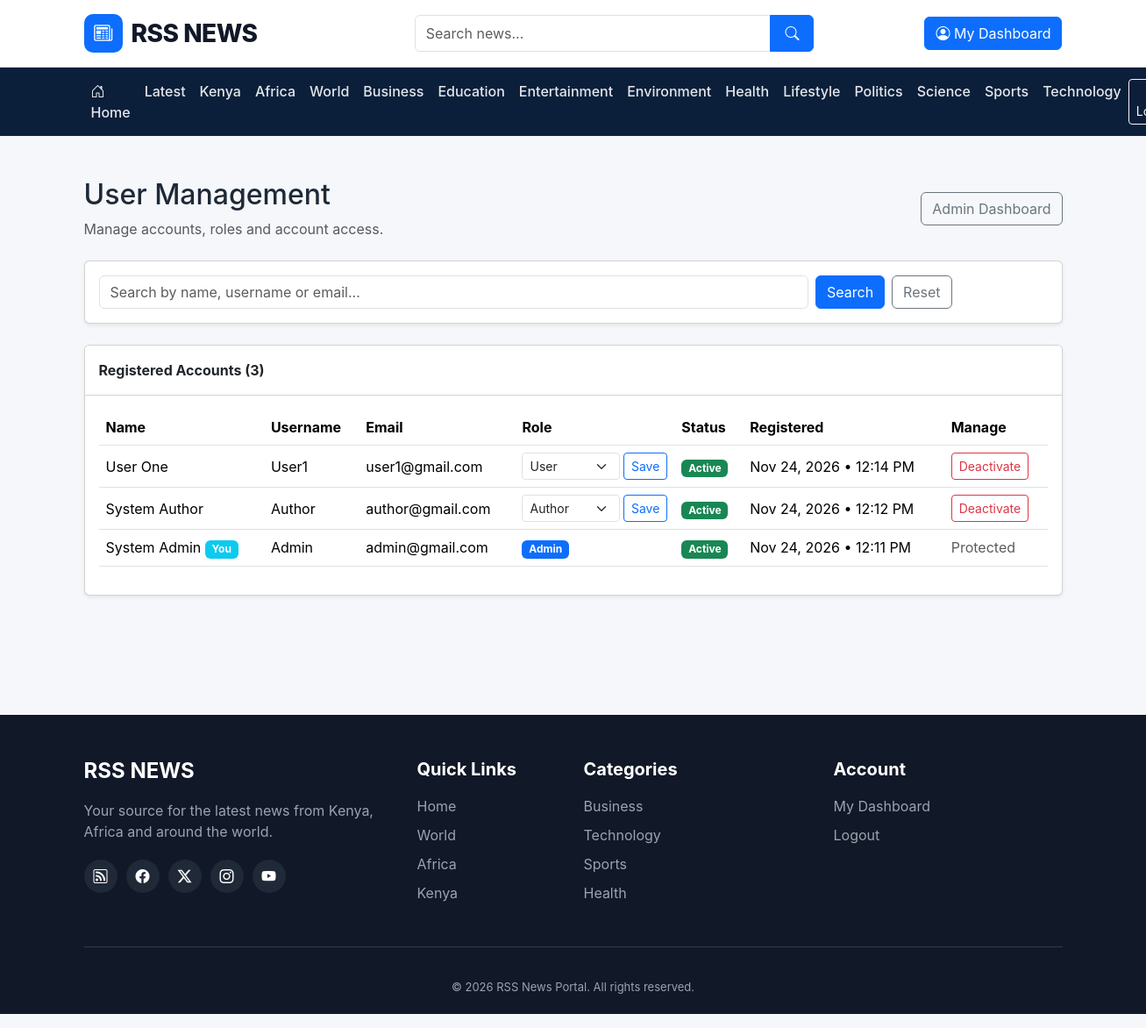
The page /admin/users.php (signed in) on the database its author committed.
### tables this page shows
CREATE TABLE `categories` (
  `id` int(10) UNSIGNED NOT NULL,
  `name` varchar(100) NOT NULL,
  `slug` varchar(150) NOT NULL,
  `description` varchar(255) DEFAULT NULL,
  `category_type` enum('topic','legacy_geo') NOT NULL DEFAULT 'topic',
  `status` enum('active','inactive') NOT NULL DEFAULT 'active',
  `created_at` timestamp NOT NULL DEFAULT current_timestamp(),
  `updated_at` timestamp NOT NULL DEFAULT current_timestamp() ON UPDATE current_timestamp()
);

CREATE TABLE `users` (
  `id` int(10) UNSIGNED NOT NULL,
  `first_name` varchar(100) NOT NULL,
  `last_name` varchar(100) NOT NULL,
  `username` varchar(30) NOT NULL,
  `email` varchar(190) NOT NULL,
  `password` varchar(255) NOT NULL,
  `role` enum('admin','author','user') NOT NULL DEFAULT 'user',
  `status` enum('active','inactive') NOT NULL DEFAULT 'active',
  `created_at` timestamp NOT NULL DEFAULT current_timestamp(),
  `updated_at` timestamp NOT NULL DEFAULT current_timestamp() ON UPDATE current_timestamp()
);

### includes/functions.php (called while the page is built, shortened)
<?php
function e(mixed $value): string
{
    return htmlspecialchars((string) $value, ENT_QUOTES, 'UTF-8');
}
function url(string $path = ''): string
{
    return BASE_URL . '/' . ltrim($path, '/');
}
function formatNewsDate(?string $date): string
{
    $timestamp = strtotime($date);
    return $timestamp === false
        ? ''
        : date('M d, Y • h:i A', $timestamp);
}
function categoryUrl(string $slug): string
{
    return url('category.php?slug=' . urlencode($slug));
}

### includes/auth.php (called while the page is built, shortened)
<?php
require_once __DIR__ . '/functions.php';
function isLoggedIn(): bool
{
    return isset($_SESSION['user_id']);
}
function currentUserId(): ?int
{
    return isset($_SESSION['user_id'])
        ? (int) $_SESSION['user_id']
        : null;
}
function currentUserRole(): ?string
{
    return $_SESSION['user_role'] ?? null;
}

### admin/users.php (the view, shortened to what this page needs)
<?php
require_once __DIR__ . '/../config/database.php';
require_once __DIR__ . '/../includes/functions.php';
require_once __DIR__ . '/../includes/auth.php';
$currentAdminId = currentUserId();
$allowedRoles = ['admin', 'author', 'user'];
$search = trim($_GET['search'] ?? '');
$sql = "
    SELECT
        id,
        first_name,
        last_name,
        username,
        email,
        role,
        status,
        created_at
    FROM users
";
$params = [];
$sql .= " ORDER BY created_at DESC";
$stmt = $pdo->prepare($sql);
$stmt->execute($params);
$users = $stmt->fetchAll();
require_once __DIR__ . '/../includes/header.php';
?>
<div class="container py-5">
    <div class="d-flex flex-wrap justify-content-between align-items-center mb-4">
        <div>
            <h2>User Management</h2>
            <p class="text-muted mb-0">
                Manage accounts, roles and account access.
            </p>
        </div>
        <a href="<?= e(url('admin/index.php')) ?>"
           class="btn btn-outline-secondary">
            Admin Dashboard
        </a>
    </div>
    <div class="card shadow-sm mb-4">
        <div class="card-body">
            <form method="GET" class="row g-2">
                <div class="col-md-9">
                    <input
                        type="search"
                        name="search"
                        class="form-control"
                        placeholder="Search by name, username or email..."
                        value="<?= e($search) ?>"
                    >
                </div>
                <div class="col-md-3 d-flex gap-2">
                    <button class="btn btn-primary" type="submit">
                        Search
                    </button>
                    <a href="<?= e(url('admin/users.php')) ?>"
                       class="btn btn-outline-secondary">
                        Reset
                    </a>
                </div>
            </form>
        </div>
    </div>
    <div class="card shadow-sm">
        <div class="card-header bg-white py-3">
            <strong>Registered Accounts (<?= count($users) ?>)</strong>
        </div>
        <div class="card-body">
            <?php if (!$users): ?>
                <p class="text-muted mb-0">No users found.</p>
            <?php else: ?>
                <div class="table-responsive">
                    <table class="table table-hover align-middle">
                        <thead>
                            <tr>
                                <th>Name</th>
                                <th>Username</th>
                                <th>Email</th>
                                <th>Role</th>
                                <th>Status</th>
                                <th>Registered</th>
                                <th>Manage</th>
                            </tr>
                        </thead>
                        <tbody>
                        <?php foreach ($users as $user): ?>
                            <tr>
                                <td>
                                    <?= e($user['first_name'] . ' ' . $user['last_name']) ?>
                                    <?php if ((int) $user['id'] === $currentAdminId): ?>
                                        <span class="badge bg-info">You</span>
                                    <?php endif; ?>
                                </td>
                                <td><?= e($user['username']) ?></td>
                                <td><?= e($user['email']) ?></td>
                                <td>
                                    <?php if ((int) $user['id'] === $currentAdminId): ?>
                                        <span class="badge bg-primary">
                                            <?= e(ucfirst($user['role'])) ?>
                                        </span>
                                    <?php else: ?>
                                        <form method="POST" class="d-flex gap-1">
                                            <select name="role"
                                                    class="form-select form-select-sm">
                                                <?php foreach ($allowedRoles as $role): ?>
                                                    <option
                                                        value="<?= e($role) ?>"
                                                        <?= $user['role'] === $role ? 'selected' : '' ?>
                                                    >
                                                        <?= e(ucfirst($role)) ?>
                                                    </option>
                                                <?php endforeach; ?>
                                            </select>
                                            <button
                                                type="submit"
                                                name="action"
                                                value="change_role"
                                                class="btn btn-sm btn-outline-primary"
                                            >
                                                Save
                                            </button>
                                        </form>
                                    <?php endif; ?>
                                </td>
                                <td>
                                    <span class="badge bg-<?= $user['status'] === 'active' ? 'success' : 'secondary' ?>">
                                        <?= e(ucfirst($user['status'])) ?>
                                    </span>
                                </td>
                                <td>
                                    <?= e(formatNewsDate($user['created_at'])) ?>
                                </td>
                                <td>
                                    <?php if ((int) $user['id'] !== $currentAdminId): ?>
                                        <form method="POST"
                                              onsubmit="return confirm('Change this account status?');">
                                            <button
                                                type="submit"
                                                name="action"
                                                value="toggle_status"
                                                class="btn btn-sm <?= $user['status'] === 'active' ? 'btn-outline-danger' : 'btn-outline-success' ?>"
                                            >
                                                <?= $user['status'] === 'active' ? 'Deactivate' : 'Activate' ?>
                                            </button>
                                        </form>
                                    <?php else: ?>
                                        <span class="text-muted">Protected</span>
                                    <?php endif; ?>
                                </td>
                            </tr>
                        <?php endforeach; ?>
                        </tbody>
                    </table>
                </div>
            <?php endif; ?>
        </div>
    </div>
</div>
<?php require_once __DIR__ . '/../includes/footer.php'; ?>

### includes/header.php (shortened to what this page needs)
<?php
require_once __DIR__ . '/functions.php';
require_once __DIR__ . '/auth.php';
require_once __DIR__ . '/../config/database.php';
$loggedIn = isLoggedIn();
$userRole = currentUserRole();
$dashboardPath = $userRole === 'admin' ? 'admin/index.php' : ($userRole === 'author' ? 'admin/articles.php' : 'user/dashboard.php');
?>
<!DOCTYPE html>
<html lang="en">
<head>
    <link href="https://cdn.jsdelivr.net/npm/bootstrap@5.3.3/dist/css/bootstrap.min.css" rel="stylesheet">
    <link href="https://cdn.jsdelivr.net/npm/bootstrap-icons@1.11.3/font/bootstrap-icons.css" rel="stylesheet">
    <link rel="stylesheet" href="<?= e(url('assets/css/style.css')) ?>">
</head>
<body>
<header class="main-header">
    <div class="container">
        <div class="row align-items-center py-3 g-3">
            <div class="col-lg-4 col-md-5">
                <a href="<?= e(url('index.php')) ?>" class="site-logo text-decoration-none">
                    <span class="logo-icon"><i class="bi bi-newspaper"></i></span>
                    <span>RSS NEWS</span>
                </a>
            </div>
            <div class="col-lg-5 col-md-7">
                <form action="<?= e(url('search.php')) ?>" method="GET" class="search-form">
                    <div class="input-group">
                        <input type="search" name="q" class="form-control"
                               placeholder="Search news..." required
                               value="<?= e($_GET['q'] ?? '') ?>">
                        <button class="btn btn-primary" type="submit" aria-label="Search">
                            <i class="bi bi-search"></i>
                        </button>
                    </div>
                </form>
            </div>
            <div class="col-lg-3 text-lg-end">
                <?php if ($loggedIn): ?>
                    <a href="<?= e(url($dashboardPath)) ?>" class="btn btn-primary">
                        <i class="bi bi-person-circle"></i> My Dashboard
                    </a>
                <?php else: ?>
                    <a href="<?= e(url('register.php')) ?>" class="btn btn-primary">
                        <i class="bi bi-person-plus"></i> Join Us
                    </a>
                <?php endif; ?>
            </div>
        </div>
    </div>
</header>
<nav class="navbar navbar-expand-lg navbar-dark main-navbar">
    <div class="container">
        <div class="collapse navbar-collapse" id="mainNavigation">
            <?php
            $navigationCategories = [];
            try {
                $navigationStmt = $pdo->query("
                    SELECT name, slug
                    FROM categories
                    WHERE status = 'active'
                      AND category_type = 'topic'
                      AND slug NOT IN ('kenya', 'africa', 'world')
                    ORDER BY name ASC
                    LIMIT 12
                ");
                $navigationCategories = $navigationStmt->fetchAll(PDO::FETCH_ASSOC);
            } catch (Throwable $navigationError) {
                error_log('Navigation categories error: ' . $navigationError->getMessage());
            }
            ?>
            <ul class="navbar-nav me-auto mb-2 mb-lg-0">
                <li class="nav-item"><a class="nav-link" href="<?= e(url('index.php')) ?>"><i class="bi bi-house-door"></i> Home</a></li>
                <li class="nav-item"><a class="nav-link" href="<?= e(url('latest.php')) ?>">Latest</a></li>
                <li class="nav-item"><a class="nav-link" href="<?= e(url('latest.php?region=kenya')) ?>">Kenya</a></li>
                <li class="nav-item"><a class="nav-link" href="<?= e(url('latest.php?region=africa')) ?>">Africa</a></li>
                <li class="nav-item"><a class="nav-link" href="<?= e(url('latest.php?region=world')) ?>">World</a></li>
                <?php foreach ($navigationCategories as $navigationCategory): ?>
                    <li class="nav-item">
                        <a class="nav-link" href="<?= e(categoryUrl($navigationCategory['slug'])) ?>">
                            <?= e($navigationCategory['name']) ?>
                        </a>
                    </li>
                <?php endforeach; ?>
            </ul>
            <div class="d-flex gap-2">
                <?php if ($loggedIn): ?>
                    <a href="<?= e(url('logout.php')) ?>" class="btn btn-outline-light btn-sm">
                        <i class="bi bi-box-arrow-right"></i> Logout
                    </a>
                <?php else: ?>
                    <a href="<?= e(url('login.php')) ?>" class="btn btn-outline-light btn-sm">
                        <i class="bi bi-person"></i> Login
                    </a>
                <?php endif; ?>
            </div>
        </div>
    </div>
</nav>
<main>

### assets/css/style.css (style rules this page uses)
:root { --primary: #0d6efd; --primary-dark: #084298; --dark: #111827; --light: #f5f7fa; --border: #e5e7eb; --text: #1f2937; --muted: #6b7280; }
* { box-sizing: border-box; }
body { margin: 0; background: var(--light); color: var(--text); font-family: -apple-system, BlinkMacSystemFont, "Segoe UI", Roboto, Arial, sans-serif; }
.main-header { background: white; border-bottom: 1px solid var(--border); }
.site-logo { display: inline-flex; align-items: center; gap: 10px; text-decoration: none; color: var(--dark); font-size: 28px; font-weight: 800; letter-spacing: -0.5px; }
.logo-icon { width: 44px; height: 44px; display: inline-flex; align-items: center; justify-content: center; background: var(--primary); color: white; border-radius: 10px; font-size: 21px; }
.search-form .form-control { border-radius: 6px 0 0 6px; min-height: 42px; }
.search-form .btn { min-width: 50px; }
.main-navbar { background: #0b1f3a; padding: 0; }
.main-navbar .nav-link { color: #e5e7eb; font-weight: 500; padding: 15px 13px; }
main { min-height: 600px; }

### rows shown on the page
categories: name "Business"
categories: name "Education"
categories: name "Entertainment"
categories: name "Environment"
categories: name "Health"
categories: name "Lifestyle"
categories: name "Politics"
categories: name "Science"
categories: name "Sports"
categories: name "Technology"
users: first_name+last_name "User One", username "User1", email "user1@gmail.com", role "User", status "Active", created_at "Nov 24, 2026 • 12:14 PM", shows "Deactivate"
users: first_name+last_name "System Author", username "Author", email "author@gmail.com", role "Author", status "Active", created_at "Nov 24, 2026 • 12:12 PM", shows "Deactivate"
users: first_name+last_name "System Admin", shows "You", username "Admin", email "admin@gmail.com", role "Admin", status "Active", created_at "Nov 24, 2026 • 12:11 PM", shows "Protected"

### other values the page prints
count($users) "3"
